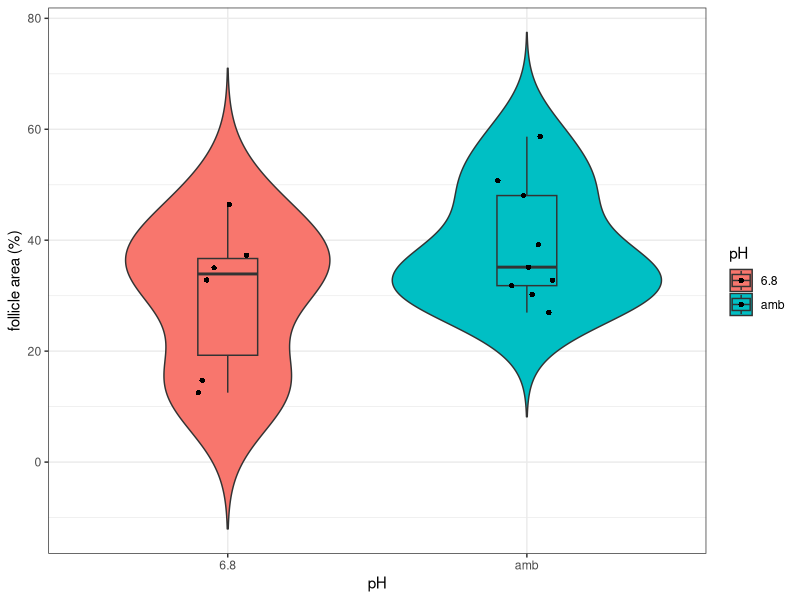
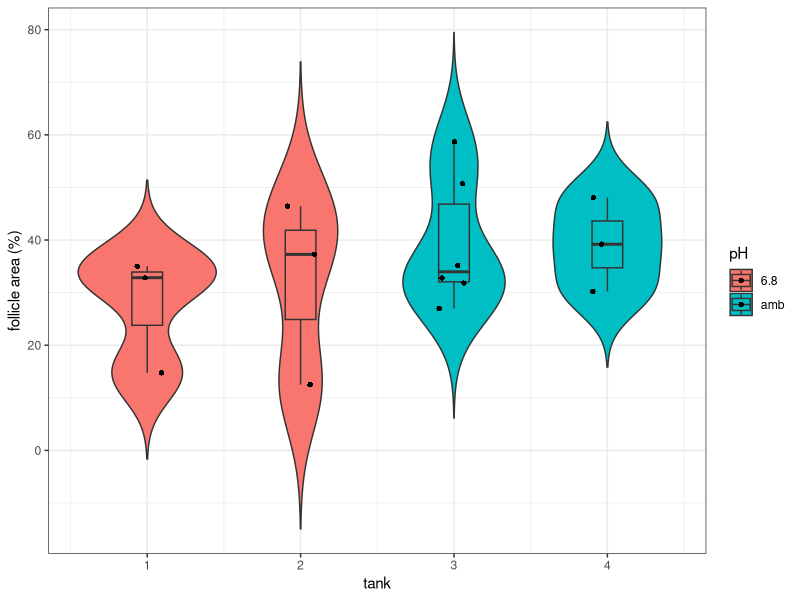
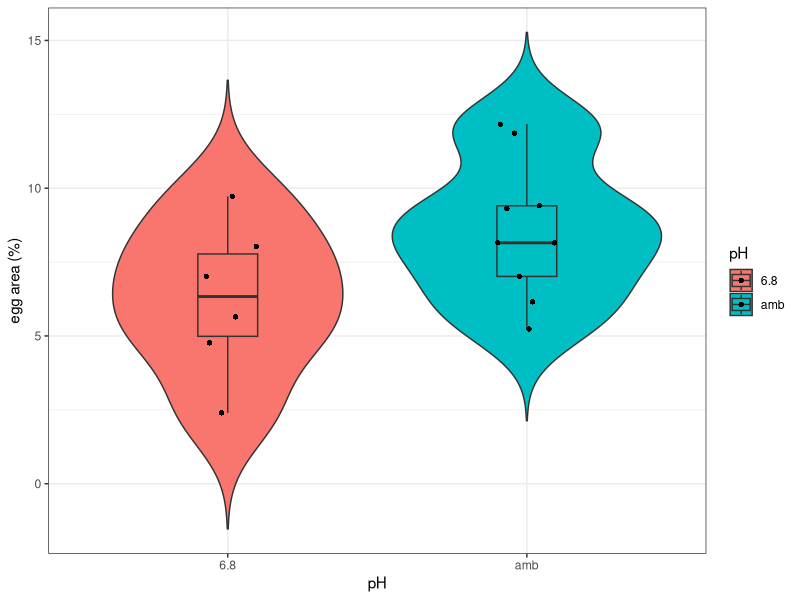
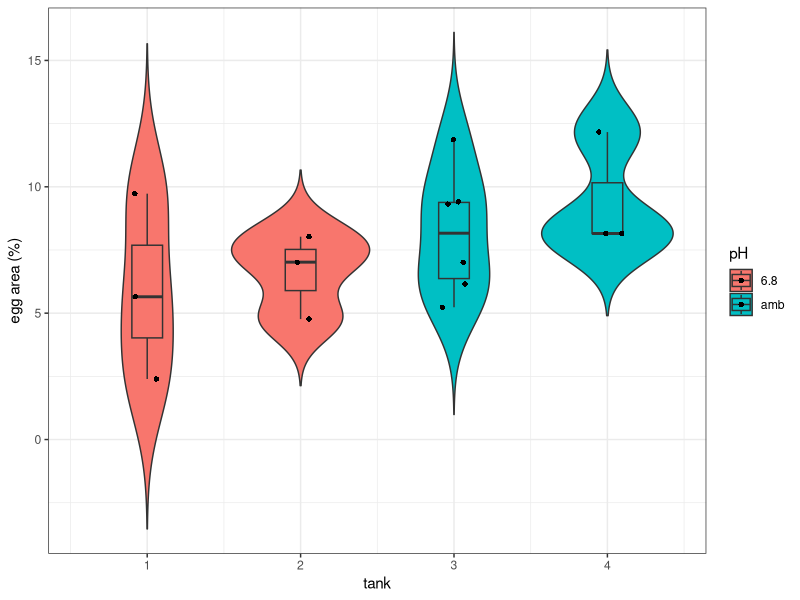
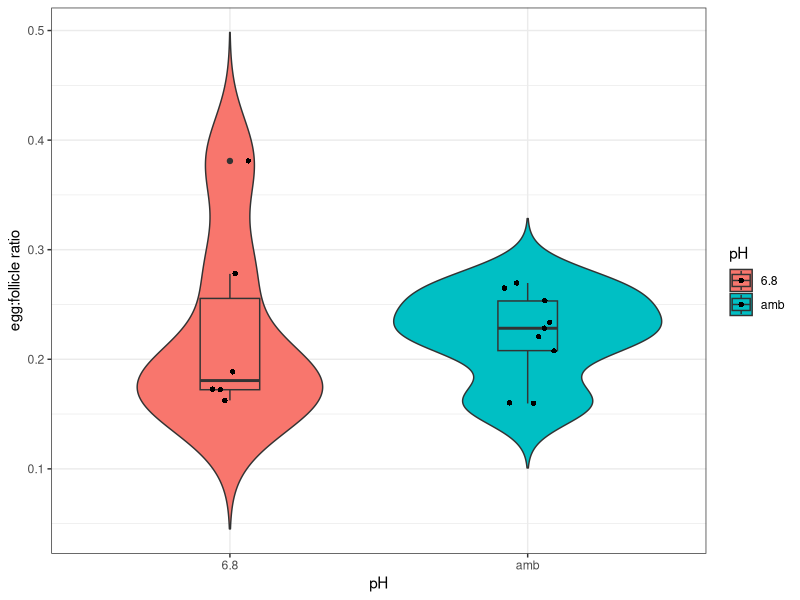
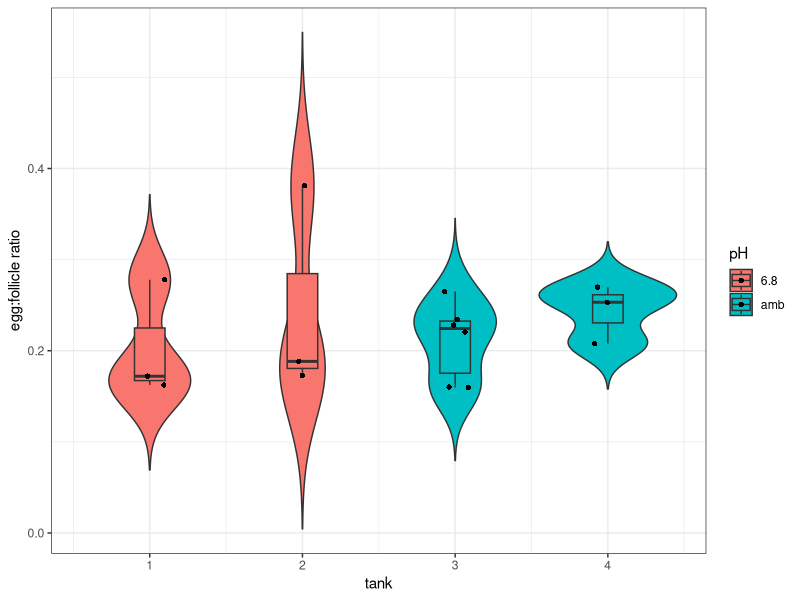

These figures' R source, in order:
## ---- chunk 1
library(readxl)
library(ggplot2)
## ---- chunk 2
female_data <- read_xlsx("HistologyScores.xlsx", sheet = 1)
## ---- chunk 3
ggplot(data = female_data, aes(x = pH,y = perc_follicle_area, group = as.factor(pH), fill = pH)) + geom_violin(trim = FALSE) + geom_boxplot(width = 0.2) + geom_jitter(shape =16, position= position_jitter(0.1)) + ylab("follicle area (%)") + theme_bw()
## ---- chunk 4
pH6.8 <- subset(female_data, pH == "6.8", perc_follicle_area, drop = TRUE)
pHamb <- subset(female_data, pH == "amb", perc_follicle_area, drop = TRUE)
wt <- wilcox.test(pH6.8, pHamb)
print(wt$p.value)

## ---- chunk 5
ggplot(data = female_data, aes(x = tank,y = perc_follicle_area, group = as.factor(tank), fill = pH)) + geom_violin(trim = FALSE) + geom_boxplot(width = 0.2) + geom_jitter(shape =16, position= position_jitter(0.1)) + ylab("follicle area (%)") + theme_bw()
## ---- chunk 6
model <- aov(perc_follicle_area ~ pH * tank, data = female_data)
summary(model)
## ---- chunk 7
ggplot(data = female_data, aes(x = pH,y = perc_egg_area, group = as.factor(pH), fill = pH)) + geom_violin(trim = FALSE) + geom_boxplot(width = 0.2) + geom_jitter(shape =16, position= position_jitter(0.1)) + ylab("egg area (%)") + theme_bw()
## ---- chunk 8
pH6.8 <- subset(female_data, pH == "6.8", perc_egg_area, drop = TRUE)
pHamb <- subset(female_data, pH == "amb", perc_egg_area, drop = TRUE)
wt <- wilcox.test(pH6.8, pHamb)
print(wt$p.value)
## ---- chunk 9
ggplot(data = female_data, aes(x = tank,y = perc_egg_area, group = as.factor(tank), fill = pH)) + geom_violin(trim = FALSE) + geom_boxplot(width = 0.2) + geom_jitter(shape =16, position= position_jitter(0.1)) + ylab("egg area (%)") + theme_bw()
## ---- chunk 10
model <- aov(perc_egg_area ~ pH * tank, data = female_data)
summary(model)
## ---- chunk 11
ggplot(data = female_data, aes(x = pH,y = follicle_egg_ratio, group = as.factor(pH), fill = pH)) + geom_violin(trim = FALSE) + geom_boxplot(width = 0.2) + geom_jitter(shape =16, position= position_jitter(0.1)) + ylab("egg:follicle ratio") + theme_bw()
## ---- chunk 12
pH6.8 <- subset(female_data, pH == "6.8", follicle_egg_ratio, drop = TRUE)
pHamb <- subset(female_data, pH == "amb", follicle_egg_ratio, drop = TRUE)
wt <- wilcox.test(pH6.8, pHamb)
print(wt$p.value)

## ---- chunk 13
ggplot(data = female_data, aes(x = tank,y = follicle_egg_ratio, group = as.factor(tank), fill = pH)) + geom_violin(trim = FALSE) + geom_boxplot(width = 0.2) + geom_jitter(shape =16, position= position_jitter(0.1)) + ylab("egg:follicle ratio") + theme_bw()
## ---- chunk 14
model <- aov(follicle_egg_ratio ~ pH * tank, data = female_data)
summary(model)
